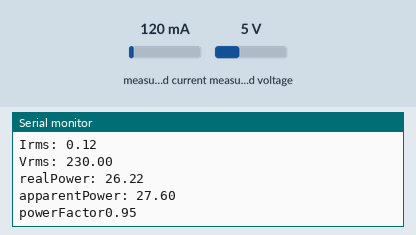
The sketch below on a simulated Arduino Uno, built with avr-gcc and run on an emulated ATmega328P. Parts: the last lines printed to the serial monitor. The inputs (shaded band) are chosen by the test bench; at power-on: measured current 120 mA, measured voltage 5 V.

Above: at 3.2 s.
3.3 s: measured current set to 40 mA
At 6.0 s:
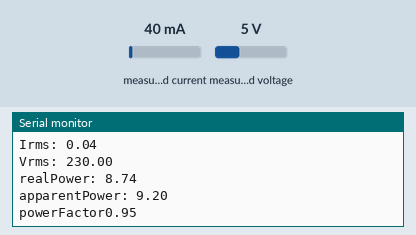
6.3 s: measured voltage set to 0.3 V
At 8.2 s:
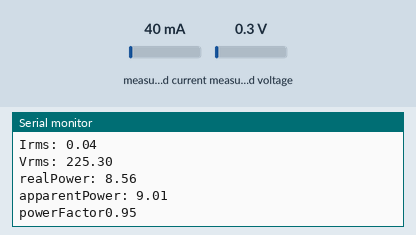
9.3 s: measured current set to 500 mA
At 12.1 s:
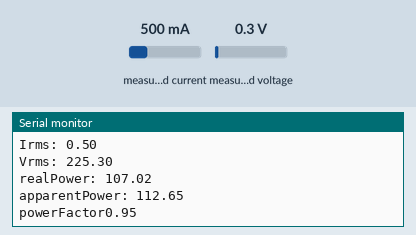
12.3 s: measured voltage set to 3.8 V
At 14.5 s:
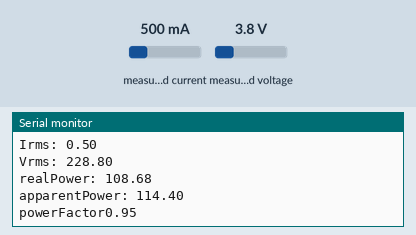
Timing chart, 0 to 16.0 s (numbered marks = the images above; inputs shaded):
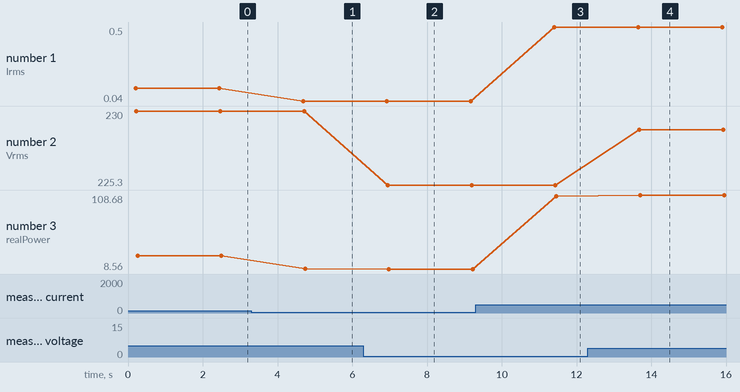

The sketch:

energymeteremon.ino
```cpp
#include <EmonLib.h>

EnergyMonitor emon;

void setup(){
  Serial.begin(4800);
  emon.current(1,2.3923);
  emon.voltage(2,468.0851,2); //with PHASECAL 2, PF = 0.94
                              //PF is rarely used in household device
}

void loop(){
  //double Irms = emon.calcIrms(1480);
  //Serial.println(Irms);
  //delay(2000);

  emon.calcVI(20,2000);
  float Irms = emon.Irms;
  float Vrms = emon.Vrms;
  float realPower = emon.realPower;
  float apparentPower = emon.apparentPower;
  float powerFactor = emon.powerFactor;

  Serial.print("Irms: ");
  Serial.println(Irms);
  Serial.print("Vrms: ");
  Serial.println(Vrms);
  Serial.print("realPower: ");
  Serial.println(realPower);
  Serial.print("apparentPower: ");
  Serial.println(apparentPower);
  Serial.print("powerFactor");
  Serial.println(powerFactor);

  Serial.println();
  delay(2000);
}
```

Measured:
- after the input at 3.3 s, the serial monitor: prints a new line after 1.4 s (image 1)
- after the input at 6.3 s, the serial monitor: prints a new line after 0.65 s (image 2)
- after the input at 9.3 s, the serial monitor: prints a new line after 2.1 s (image 3)
- after the input at 12.3 s, the serial monitor: prints a new line after 1.4 s (image 4)
- plotted number 1: 0.12 → 0.04 after the input at 3.3 s, 0.04 → 0.5 after the input at 9.3 s
- plotted number 2: 230 → 225.3 after the input at 6.3 s, 225.3 → 228.8 after the input at 12.3 s
- plotted number 3: 26.22 → 8.74 after the input at 3.3 s, 8.74 → 8.56 after the input at 6.3 s, 8.56 → 107.02 after the input at 9.3 s, 107.02 → 108.68 after the input at 12.3 s
